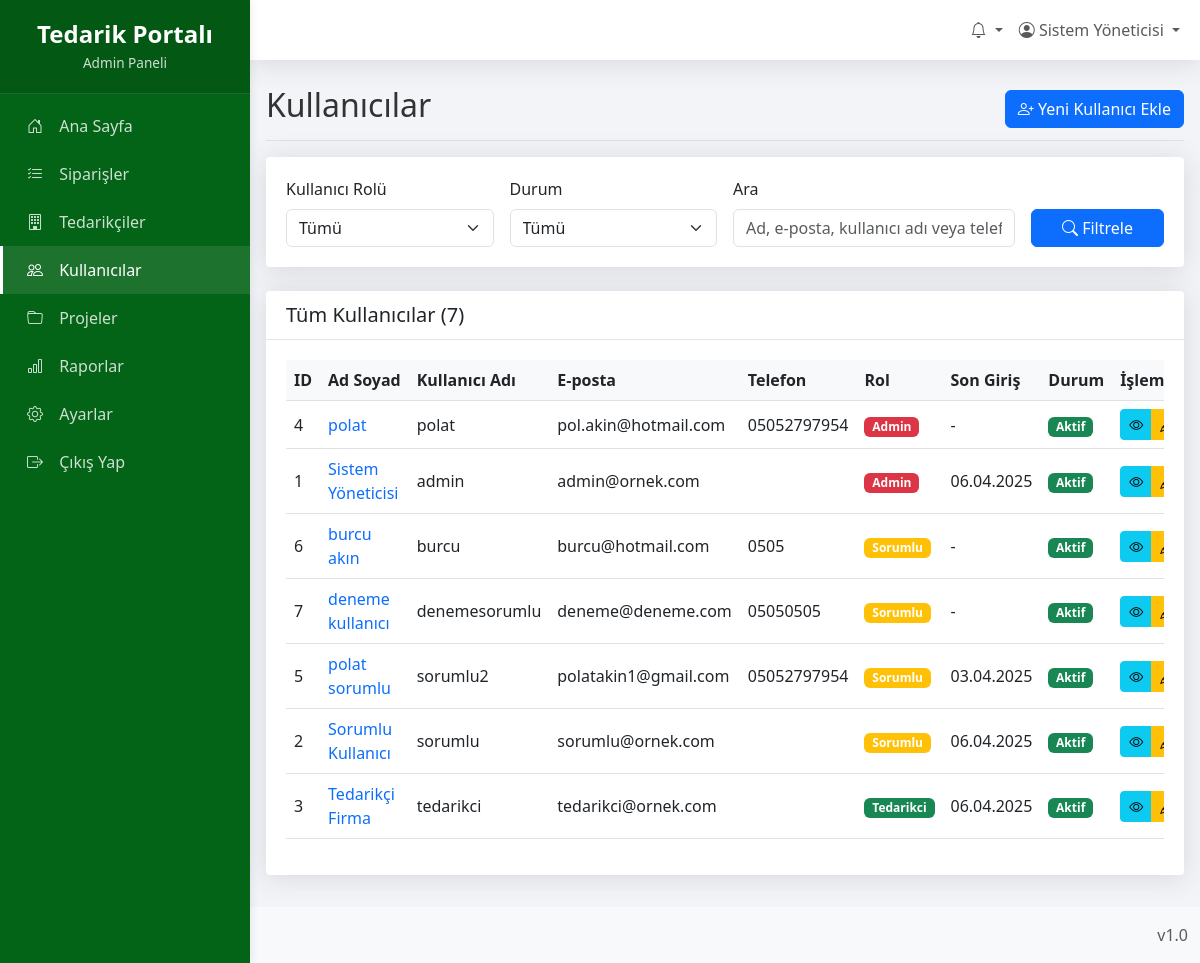
Page /admin/kullanicilar.php (signed in) on the committed database.
### tables this page shows
CREATE TABLE `kullanicilar` (
  `id` int(11) NOT NULL,
  `kullanici_adi` varchar(50) NOT NULL,
  `sifre` varchar(255) NOT NULL,
  `ad_soyad` varchar(100) NOT NULL,
  `email` varchar(100) NOT NULL,
  `telefon` varchar(20) DEFAULT NULL,
  `rol` enum('Admin','Sorumlu','Tedarikci') NOT NULL DEFAULT 'Tedarikci',
  `firma_id` int(11) DEFAULT NULL,
  `aktif` tinyint(1) NOT NULL DEFAULT 1,
  `son_giris` datetime DEFAULT NULL,
  `olusturma_tarihi` datetime DEFAULT current_timestamp(),
  `guncelleme_tarihi` date NOT NULL DEFAULT current_timestamp()
);

### config.php (called while the page is built, shortened)
<?php
function guvenli($data) {
    if (is_null($data)) {
        return '';
    }
    return htmlspecialchars($data, ENT_QUOTES, 'UTF-8');
}
function tarihFormatla($tarih) {
    $tarihObj = new DateTime($tarih);
    return $tarihObj->format('d.m.Y');
}
?>

### admin/kullanicilar.php (the view, shortened to what this page needs)
<?php
require_once '../config.php';
$arama = isset($_GET['arama']) ? $_GET['arama'] : '';
$sql = "SELECT * FROM kullanicilar WHERE 1=1";
$params = [];
$sql .= " ORDER BY rol ASC, ad_soyad ASC";
$stmt = $db->prepare($sql);
$stmt->execute($params);
$kullanicilar = $stmt->fetchAll(PDO::FETCH_ASSOC);
include 'header.php';
?>
<div class="d-flex justify-content-between flex-wrap flex-md-nowrap align-items-center pt-3 pb-2 mb-3 border-bottom">
    <h1 class="h2">Kullanıcılar</h1>
    <div class="btn-toolbar mb-2 mb-md-0">
        <a href="kullanici_ekle.php" class="btn btn-primary">
            <i class="bi bi-person-plus"></i> Yeni Kullanıcı Ekle
        </a>
    </div>
</div>
<div class="card mb-4">
    <div class="card-body">
        <form action="" method="get" class="row g-3">
            <div class="col-md-3">
                <label for="rol" class="form-label">Kullanıcı Rolü</label>
                <select class="form-select" id="rol" name="rol">
                    <option value="">Tümü</option>
                </select>
            </div>
            <div class="col-md-3">
                <label for="durum" class="form-label">Durum</label>
                <select class="form-select" id="durum" name="durum">
                    <option value="">Tümü</option>
                </select>
            </div>
            <div class="col-md-4">
                <label for="arama" class="form-label">Ara</label>
                <input type="text" class="form-control" id="arama" name="arama" placeholder="Ad, e-posta, kullanıcı adı veya telefon" value="<?= guvenli($arama) ?>">
            </div>
            <div class="col-md-2 d-flex align-items-end">
                <button type="submit" class="btn btn-primary w-100">
                    <i class="bi bi-search"></i> Filtrele
                </button>
            </div>
        </form>
    </div>
</div>
<div class="card">
    <div class="card-header bg-white">
        <div class="d-flex justify-content-between align-items-center">
            <h5 class="mb-0">Tüm Kullanıcılar (<?= count($kullanicilar) ?>)</h5>
        </div>
    </div>
    <div class="card-body">
        <?php if (count($kullanicilar) > 0): ?>
            <div class="table-responsive">
                <table class="table table-hover">
                    <thead>
                        <tr>
                            <th>ID</th>
                            <th>Ad Soyad</th>
                            <th>Kullanıcı Adı</th>
                            <th>E-posta</th>
                            <th>Telefon</th>
                            <th>Rol</th>
                            <th>Son Giriş</th>
                            <th>Durum</th>
                            <th>İşlemler</th>
                        </tr>
                    </thead>
                    <tbody>
                        <?php foreach ($kullanicilar as $kullanici): ?>
                            <tr>
                                <td><?= $kullanici['id'] ?></td>
                                <td>
                                    <a href="kullanici_detay.php?id=<?= $kullanici['id'] ?>" class="text-decoration-none">
                                        <?= guvenli($kullanici['ad_soyad']) ?>
                                    </a>
                                </td>
                                <td><?= guvenli($kullanici['kullanici_adi']) ?></td>
                                <td><?= guvenli($kullanici['email']) ?></td>
                                <td><?= guvenli($kullanici['telefon']) ?></td>
                                <td>
                                    <?php
                                    $rol_renk = '';
                                    switch ($kullanici['rol']) {
                                        case 'Admin': $rol_renk = 'danger'; break;
                                        case 'Sorumlu': $rol_renk = 'warning'; break;
                                        case 'Tedarikci': $rol_renk = 'success'; break;
                                    }
                                    ?>
                                    <span class="badge bg-<?= $rol_renk ?>"><?= guvenli($kullanici['rol']) ?></span>
                                </td>
                                <td><?= $kullanici['son_giris'] ? tarihFormatla($kullanici['son_giris']) : '-' ?></td>
                                <td>
                                    <?php if ($kullanici['aktif']): ?>
                                        <span class="badge bg-success">Aktif</span>
                                    <?php else: ?>
                                        <span class="badge bg-danger">Pasif</span>
                                    <?php endif; ?>
                                </td>
                                <td>
                                    <div class="btn-group" role="group">
                                        <a href="kullanici_detay.php?id=<?= $kullanici['id'] ?>" class="btn btn-sm btn-info" title="Görüntüle">
                                            <i class="bi bi-eye"></i>
                                        </a>
                                        <a href="kullanici_duzenle.php?id=<?= $kullanici['id'] ?>" class="btn btn-sm btn-warning" title="Düzenle">
                                            <i class="bi bi-pencil"></i>
                                        </a>
                                    </div>
                                </td>
                            </tr>
                        <?php endforeach; ?>
                    </tbody>
                </table>
            </div>
        <?php endif; ?>
    </div>
</div>
<?php include 'footer.php'; ?>

### assets/css/panel.css (style rules this page uses)
:root { --primary-color: #1a3a5f; --secondary-color: #36404a; --accent-color: #507093; --light-color: #f2f4f8; --text-color: #333; --border-color: #d8dbe0; --success-color: #3c6a56; --warning-color: #a17d32; --danger-color: #8c3a3a; --info-color: #3a5a7c; --sidebar-width: 250px; }
html, body { height: 100%; margin: 0; padding: 0; overflow-x: hidden; }
body { background-color: var(--light-color); color: var(--text-color); font-family: 'Segoe UI', Arial, sans-serif; position: relative; min-height: 100vh; display: flex; flex-direction: column; }
.card { border: none; margin-bottom: 1.5rem; border-radius: 0.25rem; box-shadow: 0 0.125rem 0.25rem rgba(0, 0, 0, 0.075); }
.card-header { padding: 0.75rem 1.25rem; background-color: #fff; border-bottom: 1px solid var(--border-color); font-weight: 600; }
.card-body { padding: 1.25rem; }
.table th { font-weight: 600; border-top: none; background-color: #f8f9fa; white-space: nowrap; }
.table td { vertical-align: middle; }
.table-responsive { overflow-x: auto; }

### rows in the picture
kullanicilar: id "4", ad_soyad "polat", kullanici_adi "polat", email "pol.akin@hotmail.com", telefon "05052797954", rol "Admin", aktif "Aktif"
kullanicilar: id "1", ad_soyad "Sistem Yöneticisi", kullanici_adi "admin", email "admin@ornek.com", rol "Admin", son_giris "06.04.2025", aktif "Aktif"
kullanicilar: id "6", ad_soyad "burcu akın", kullanici_adi "burcu", email "burcu@hotmail.com", telefon "0505", rol "Sorumlu", aktif "Aktif"
kullanicilar: id "7", ad_soyad "deneme kullanıcı", kullanici_adi "denemesorumlu", email "deneme@deneme.com", telefon "05050505", rol "Sorumlu", aktif "Aktif"
kullanicilar: id "5", ad_soyad "polat sorumlu", kullanici_adi "sorumlu2", email "polatakin1@gmail.com", telefon "05052797954", rol "Sorumlu", son_giris "03.04.2025", aktif "Aktif"
kullanicilar: id "2", ad_soyad "Sorumlu Kullanıcı", kullanici_adi "sorumlu", email "sorumlu@ornek.com", rol "Sorumlu", son_giris "06.04.2025", aktif "Aktif"
kullanicilar: id "3", ad_soyad "Tedarikçi Firma", kullanici_adi "tedarikci", email "tedarikci@ornek.com", rol "Tedarikci", son_giris "06.04.2025", aktif "Aktif"

### other values in the picture
guvenli($_SESSION['ad_soyad']) "Sistem Yöneticisi"
count($kullanicilar) "7"
